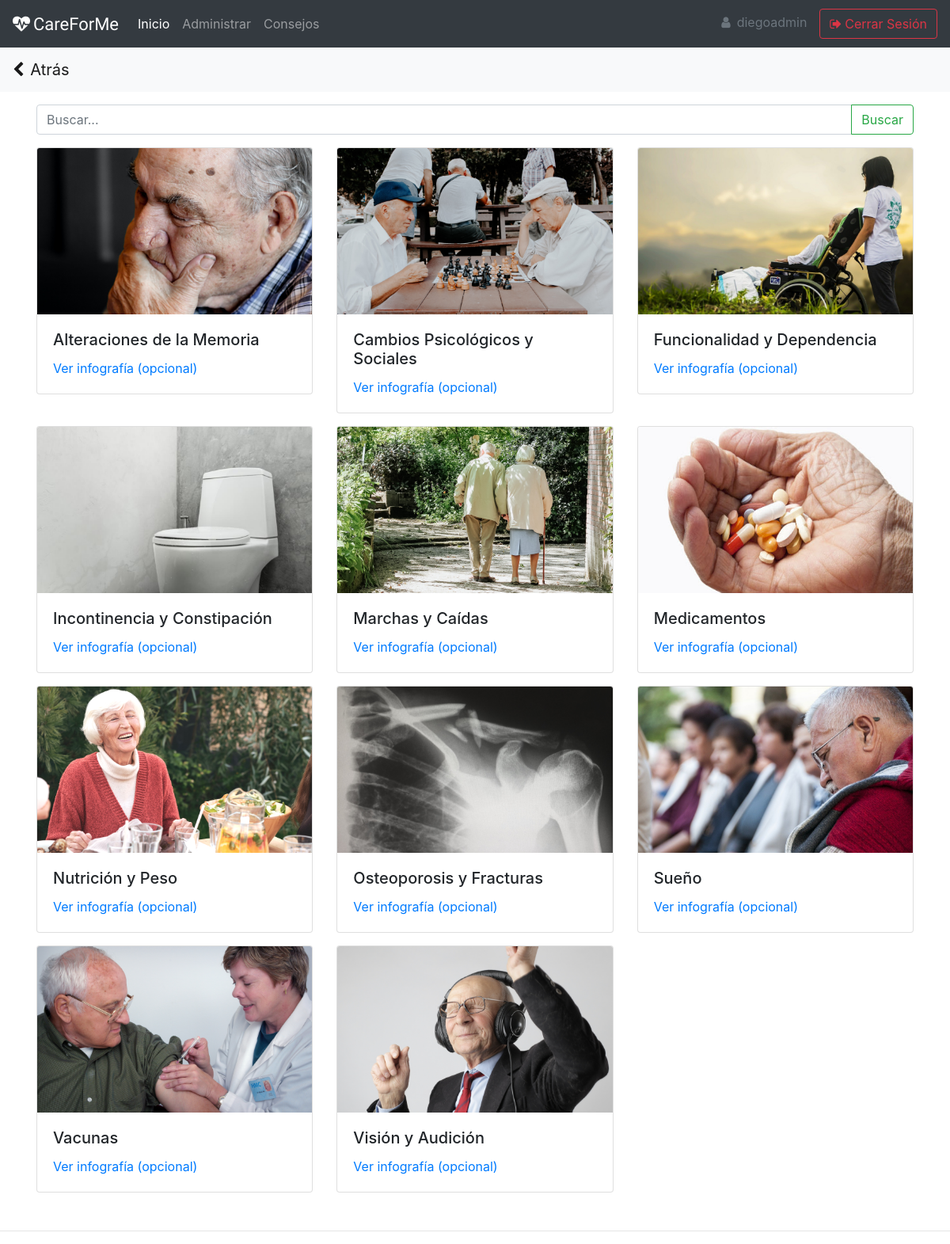
Screenshot of /content/topicos/ (signed in) with the database file from the repository.
### registration/models.py (models this page shows)
class User(AbstractUser):
    is_medico = models.BooleanField(default=False, verbose_name='Médico')
    is_cuidador = models.BooleanField(default=False, verbose_name='Cuidador')
    is_gestionador = models.BooleanField(default=False, verbose_name='Gestionador')

### content/models.py (models this page shows, shortened)
class Topico(models.Model):
    creado_por = models.ForeignKey(settings.AUTH_USER_MODEL, on_delete=models.CASCADE, verbose_name='Creado_por')
    nombre = models.CharField(max_length=50, verbose_name='Nombre')
    imagen = models.ImageField(verbose_name='Imagen', upload_to="topicos")
    url_infografia = models.URLField(null=True,verbose_name="URL Infografía")
    fecha_creacion = models.DateTimeField(auto_now_add=True, verbose_name='Fecha de creación')
    class Meta:
        verbose_name = 'Tópico'
        verbose_name_plural = 'Tópicos'
        ordering = ['nombre']

### content/views.py (the view)
# urls.py: path('topicos/', views.topicos, name='topicos'),
@login_required
def topicos(request):
    busqueda = request.GET.get("buscar")
    topicos = Topico.objects.all()
    dataSerialize = serializers.serialize('json', topicos, fields=['nombre'])
    if busqueda:
        print("Holaaa")
        topicos = Topico.objects.filter(
            Q(nombre__icontains = busqueda)
        ).distinct
    return render(request, 'content/topicos.html', {'topicos': topicos, 'data': dataSerialize})

### content/templates/content/topicos.html (shortened to what this page needs)
{% extends "core/base.html" %}
{% block content %}
    <form class=" my-lg-0" method="GET">
        <div class="input-group mb-3">
            <input type="text" class="form-control" placeholder="Buscar..." aria-label="Buscar" name="buscar" value="{{request.GET.buscar}}">
            <div class="input-group-append">
                <button class="btn btn-outline-success" type="submit">Buscar</button>
            </div>
        </div>
    </form>
        <div class="row">
            {% for topico in topicos %}
                <div class="col-sm-4">
                    <div class="card mb-3">
                        <img class="card-img-top" height="210" src="{% if topico.imagen %}{{topico.imagen.url}}{% endif %}" alt="Card image cap">
                        <div class="card-body">
                            <h5 class="card-title">{{topico.nombre}}</h5>
                            {% if topico.url_infografia %}
                                <a style="z-index: 2;position: relative;" href="{% url 'infografia' topico.id %}">Ver infografía (opcional)</a>
                            {% endif %}
                        </div>
                    </div>
                </div>
            {% endfor %}
        </div>
{% endblock  %}

### core/templates/core/base.html (shortened to what this page needs)
<!DOCTYPE html>
<html lang="en">
<head>
    <link rel="stylesheet" href="https://stackpath.bootstrapcdn.com/bootstrap/4.5.2/css/bootstrap.min.css">
    <link rel="stylesheet" type="text/css" href="https://cdn.datatables.net/1.10.22/css/jquery.dataTables.css">
    <link rel="stylesheet" href="https://cdn.datatables.net/responsive/2.2.6/css/responsive.dataTables.min.css">
    <link rel="stylesheet" href="https://stackpath.bootstrapcdn.com/font-awesome/4.7.0/css/font-awesome.min.css">
</head>
<body>
    <nav class="navbar sticky-top navbar-expand-lg navbar-dark bg-dark">
        <a style="font-family: 'Teko', sans-serif;font-size: 22px;" class="navbar-brand" {% if request.user.is_authenticated %}href="{% url 'home'%}" {% else %}href="{% url 'portada'%}" {% endif %}><i class="fa fa-heartbeat mr-1" aria-hidden="true"></i>CareForMe</a>
        <div class="collapse navbar-collapse" id="navbarSupportedContent">
            {% if request.user.is_authenticated %}
            <ul class="navbar-nav mr-auto">
                <li class="nav-item {% if '/content/' in request.path and '/consejos/' not in request.path %}active{% endif %}">
                    <a class="nav-link" href="{% url 'home' %}">Inicio <span class="sr-only">(current)</span></a>
                </li>
                {% if not request.user.is_staff and request.user.is_cuidador %}
                <li class="nav-item {% if '/patient/' in request.path %}active{% endif %}">
                    <a class="nav-link" href="{% url 'info_cuidador' %}">Cuidador</a>
                </li>
                <li class="nav-item {% if '/consejos/' in request.path %}active{% endif %}">
                    <a class="nav-link" href="{% url 'consejos' %}">Consejos</a>
                </li>
                {% elif request.user.is_staff or request.user.is_gestionador %}
                <li class="nav-item {% if request.path == '/admin/' %}active{% endif %}">
                    <a class="nav-link" href="/admin/">Administrar</a>
                </li>
                <li class="nav-item {% if request.path == '/content/consejos/' %}active{% endif %}">
                    <a class="nav-link" href="{% url 'consejos' %}">Consejos</a>
                </li>
                {% elif request.user.is_medico %}
                <li class="nav-item {% if 'change-password' in request.path %}active{% endif %}">
                    <a class="nav-link" href="{% url 'change-password' %}">Cambiar contraseña</a>
                </li>
                {% endif %}
            </ul>
            <a class="nav-link disabled pl-0" href="#" tabindex="-1" aria-disabled="true"><i class="fa fa-user mr-2 mb-2" aria-hidden="true"></i>{{user.get_username}}</a>
            <a href="{% url 'logout' %}" class="btn btn-outline-danger" tabindex="-1" role="button" aria-disabled="true"><i class="fa fa-sign-out mr-1" aria-hidden="true"></i>Cerrar Sesión</a> {% endif %}
        </div>
    </nav>
    {% if request.user.is_authenticated and request.path != '/content/' %}
    <nav style="z-index: 1" class="navbar sticky-top navbar-light bg-light second-nav">
        <a href="" onClick="window.history.back();return false;" class="navbar-brand"><i class="fa fa-chevron-left mr-2" aria-hidden="true"></i>Atrás</a>
    </nav>
    {% endif %}
    <div class="container p-3">
        {% block content %} {% endblock %}
    </div>
    {% if request.path != "/accounts/login/" %}
    <hr>{% endif %}
</body>
</html>

### core/templates/core/base.html (style rules this page uses)
.second-nav { top: 56px; }

### rows the page displays
User: get_username "diegoadmin"
Topico: imagen (picture), nombre "Alteraciones de la Memoria", shows "Ver infografía (opcional)"
Topico: imagen (picture), nombre "Cambios Psicológicos y Sociales", shows "Ver infografía (opcional)"
Topico: imagen (picture), nombre "Funcionalidad y Dependencia", shows "Ver infografía (opcional)"
Topico: imagen (picture), nombre "Incontinencia y Constipación", shows "Ver infografía (opcional)"
Topico: imagen (picture), nombre "Marchas y Caídas", shows "Ver infografía (opcional)"
Topico: imagen (picture), nombre "Medicamentos", shows "Ver infografía (opcional)"
Topico: imagen (picture), nombre "Nutrición y Peso", shows "Ver infografía (opcional)"
Topico: imagen (picture), nombre "Osteoporosis y Fracturas", shows "Ver infografía (opcional)"
Topico: imagen (picture), nombre "Sueño", shows "Ver infografía (opcional)"
Topico: imagen (picture), nombre "Vacunas", shows "Ver infografía (opcional)"
Topico: imagen (picture), nombre "Visión y Audición", shows "Ver infografía (opcional)"
